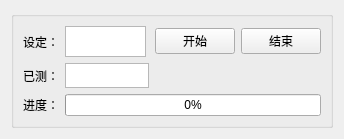
       <widget class="QWidget" name="tab_6">
        <attribute name="title">
         <string>门机老化</string>
        </attribute>
        <layout class="QGridLayout" name="gridLayout_21">
         <item row="0" column="0">
          <widget class="QGroupBox" name="groupBox_14">
           <property name="enabled">
            <bool>true</bool>
           </property>
           <property name="title">
            <string/>
           </property>
           <layout class="QGridLayout" name="gridLayout_20">
            <item row="0" column="0">
             <widget class="QLabel" name="label_3">
              <property name="text">
               <string>设定：</string>
              </property>
             </widget>
            </item>
            <item row="0" column="1">
             <widget class="QTextEdit" name="burncount">
              <property name="maximumSize">
               <size>
                <width>81</width>
                <height>31</height>
               </size>
              </property>
             </widget>
            </item>
            <item row="0" column="2">
             <widget class="QPushButton" name="burnstart">
              <property name="text">
               <string>开始</string>
              </property>
             </widget>
            </item>
            <item row="0" column="3">
             <widget class="QPushButton" name="burnstop">
              <property name="text">
               <string>结束</string>
              </property>
             </widget>
            </item>
            <item row="1" column="0">
             <widget class="QLabel" name="label_5">
              <property name="text">
               <string>已测：</string>
              </property>
             </widget>
            </item>
            <item row="1" column="1">
             <widget class="QTextBrowser" name="test">
              <property name="sizePolicy">
               <sizepolicy hsizetype="Expanding" vsizetype="Fixed">
                <horstretch>0</horstretch>
                <verstretch>0</verstretch>
               </sizepolicy>
              </property>
              <property name="maximumSize">
               <size>
                <width>84</width>
                <height>25</height>
               </size>
              </property>
             </widget>
            </item>
            <item row="2" column="0">
             <widget class="QLabel" name="label_80">
              <property name="text">
               <string>进度：</string>
              </property>
             </widget>
            </item>
            <item row="2" column="1" colspan="3">
             <widget class="QProgressBar" name="burnbar">
              <property name="value">
               <number>0</number>
              </property>
             </widget>
            </item>
           </layout>
          </widget>
         </item>
        </layout>
       </widget>
